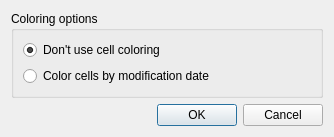
<?xml version="1.0" encoding="UTF-8"?>
<ui version="4.0">
 <class>ColoringDialog</class>
 <widget class="QDialog" name="ColoringDialog">
  <property name="windowModality">
   <enum>Qt::WindowModal</enum>
  </property>
  <property name="geometry">
   <rect>
    <x>0</x>
    <y>0</y>
    <width>334</width>
    <height>136</height>
   </rect>
  </property>
  <property name="windowTitle">
   <string>Cell coloring</string>
  </property>
  <layout class="QVBoxLayout" name="verticalLayout">
   <item>
    <widget class="QGroupBox" name="groupBox">
     <property name="sizePolicy">
      <sizepolicy hsizetype="Preferred" vsizetype="Expanding">
       <horstretch>0</horstretch>
       <verstretch>0</verstretch>
      </sizepolicy>
     </property>
     <property name="title">
      <string>Coloring options</string>
     </property>
     <layout class="QVBoxLayout" name="verticalLayout_2">
      <item>
       <widget class="QRadioButton" name="radioButton">
        <property name="text">
         <string>Don't use cell coloring</string>
        </property>
        <property name="checked">
         <bool>true</bool>
        </property>
       </widget>
      </item>
      <item>
       <widget class="QRadioButton" name="radioButton_2">
        <property name="text">
         <string>Color cells by modification date</string>
        </property>
       </widget>
      </item>
     </layout>
    </widget>
   </item>
   <item>
    <layout class="QHBoxLayout" name="horizontalLayout">
     <item>
      <spacer name="horizontalSpacer">
       <property name="orientation">
        <enum>Qt::Horizontal</enum>
       </property>
       <property name="sizeHint" stdset="0">
        <size>
         <width>40</width>
         <height>20</height>
        </size>
       </property>
      </spacer>
     </item>
     <item>
      <widget class="QPushButton" name="pushButton_2">
       <property name="text">
        <string>OK</string>
       </property>
      </widget>
     </item>
     <item>
      <widget class="QPushButton" name="pushButton">
       <property name="text">
        <string>Cancel</string>
       </property>
      </widget>
     </item>
    </layout>
   </item>
  </layout>
 </widget>
 <resources/>
 <connections/>
</ui>
